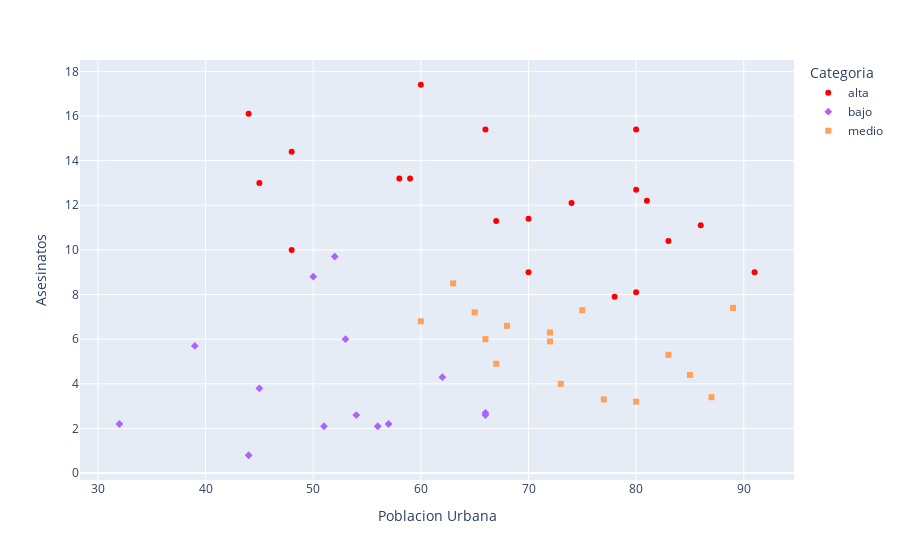

Notebook cell for this chart:
### Markdown cell above
Graficamos el df, dando colores a los niveles de alto=rojo, medio=amarillo, bajo=verde, segun como agruparon los cluster

### Code cell
# Aplicar KMeans con n_clusters=3
import plotly.express as px
#color_discrete_map1 = {0: 'red', 1: 'blue', 2: 'green'}

fig = px.scatter(df,x=df["Poblacion Urbana"] ,y=df["Asesinatos"], color="Categoria",symbol="Categoria",
                  hover_data=['Cluster'],color_discrete_map={'alta': 'red', 'media': 'yellow', 'baja': 'green'})
fig.show()

### Figure 1 — Plotly figure (JSON) as saved in the notebook; plotly's stock layout.template omitted (floating-point values rounded to 4 significant figures)
{"data": [{"customdata": [[0], [0], [0], [0], [0], [0], [0], [0], [0], [0], [0], [0], [0], [0], [0], [0], [0], [0], [0], [0]], "hovertemplate": "Categoria=alta<br>Poblacion Urbana=%{x}<br>Asesinatos=%{y}<br>Cluster=%{customdata[0]}<extra></extra>", "legendgroup": "alta", "marker": {"color": "red", "symbol": "circle"}, "mode": "markers", "name": "alta", "orientation": "v", "showlegend": true, "type": "scatter", "x": [58, 48, 80, 91, 78, 80, 60, 83, 66, 67, 74, 44, 70, 81, 70, 86, 45, 48, 59, 80], "xaxis": "x", "y": [13.2, 10, 8.1, 9, 7.9, 15.4, 17.4, 10.4, 15.4, 11.3, 12.1, 16.1, 9, 12.2, 11.4, 11.1, 13, 14.4, 13.2, 12.7], "yaxis": "y"}, {"customdata": [[2], [2], [2], [2], [2], [2], [2], [2], [2], [2], [2], [2], [2], [2]], "hovertemplate": "Categoria=bajo<br>Poblacion Urbana=%{x}<br>Asesinatos=%{y}<br>Cluster=%{customdata[0]}<extra></extra>", "legendgroup": "bajo", "marker": {"color": "#ab63fa", "symbol": "diamond"}, "mode": "markers", "name": "bajo", "orientation": "v", "showlegend": true, "type": "scatter", "x": [50, 54, 57, 52, 51, 66, 53, 62, 56, 44, 45, 32, 39, 66], "xaxis": "x", "y": [8.8, 2.6, 2.2, 9.7, 2.1, 2.7, 6, 4.3, 2.1, 0.8, 3.8, 2.2, 5.7, 2.6], "yaxis": "y"}, {"customdata": [[1], [1], [1], [1], [1], [1], [1], [1], [1], [1], [1], [1], [1], [1], [1], [1]], "hovertemplate": "Categoria=medio<br>Poblacion Urbana=%{x}<br>Asesinatos=%{y}<br>Cluster=%{customdata[0]}<extra></extra>", "legendgroup": "medio", "marker": {"color": "#FFA15A", "symbol": "square"}, "mode": "markers", "name": "medio", "orientation": "v", "showlegend": true, "type": "scatter", "x": [77, 72, 83, 65, 66, 85, 89, 75, 68, 67, 72, 87, 80, 63, 73, 60], "xaxis": "x", "y": [3.3, 5.9, 5.3, 7.2, 6, 4.4, 7.4, 7.3, 6.6, 4.9, 6.3, 3.4, 3.2, 8.5, 4, 6.8], "yaxis": "y"}], "layout": {"legend": {"title": {"text": "Categoria"}, "tracegroupgap": 0}, "margin": {"t": 60}, "xaxis": {"anchor": "y", "domain": [0, 1], "title": {"text": "Poblacion Urbana"}}, "yaxis": {"anchor": "x", "domain": [0, 1], "title": {"text": "Asesinatos"}}}}
